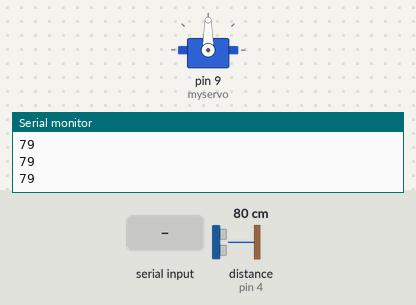
A sketch run on a simulated Arduino Nano, built with avr-gcc and run on an emulated ATmega328P. On the bench: servo, the last lines printed to the serial monitor. Wiring (inferred from the names in the program): ultrasonic range finder: trigger pin 3; echo pin 4. The test bench sets the inputs (shaded band); at power-on: distance to the obstacle (sensor on pin 4) 80 cm. The echo pulse lasts 58.3 µs per cm.

Above: at 1.2 s.
1.3 s: "90\n" received over Serial
At 2.5 s:
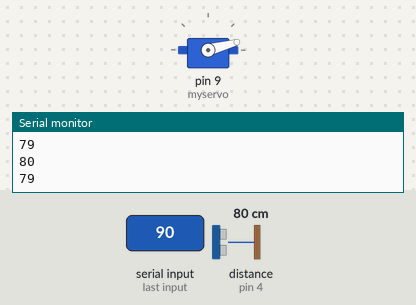
2.8 s: "200\n" received over Serial
At 3.8 s:
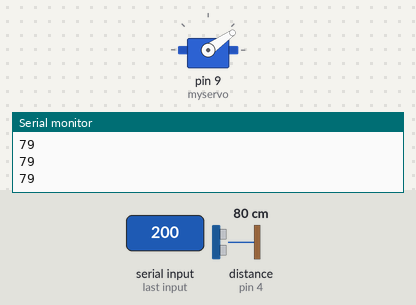
4.3 s: "90,45\n" received over Serial
At 5.1 s:
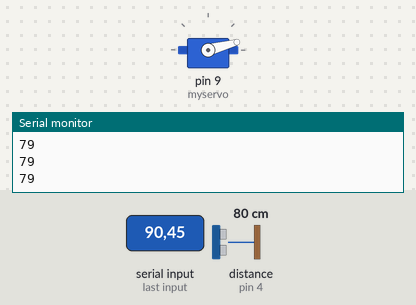
Timing chart, 0 to 7.3 s (numbered marks = the images above; inputs shaded):
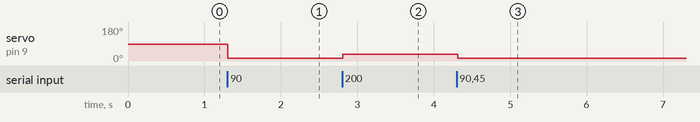

The sketch:

nano.ino
```cpp
#include <TaskScheduler.h>
#include <Servo.h>

#define PIN_TRIG 3
#define PIN_ECHO 4

Servo myservo;
long duration, cm;
unsigned long time;
String tempStr = "";
String strData = ""; // для данных с Serial
boolean recievedFlag = false; // флаг получения данных на Serial
float servoAngle = 0.0; // угол поворота

// Создаем объекты
Scheduler userScheduler;   // планировщик

void senddata();   //задаем прототип для отправки данных

Task taskSenddata(TASK_MILLISECOND * 500, TASK_FOREVER, &senddata);   //указываем задание

void setup() {
  Serial.begin(9600);
  pinMode(PIN_TRIG, OUTPUT);
  pinMode(PIN_ECHO, INPUT);
  myservo.attach(9, 1000, 2000);

 //добавляем задания в обработчик
  userScheduler.addTask(taskSenddata);
  taskSenddata.enable();
}

void loop() {
  //запуск планировщика заданий
  userScheduler.execute();
  tempStr = recieveData();
  if (tempStr != "") {
  servoAngle = tempStr.toInt();
  myservo.write(servoAngle * 90 / 511);
  }

}

void senddata(){
  // Сначала генерируем короткий импульс длительностью 2-5 микросекунд.
  digitalWrite(PIN_TRIG, LOW);
  delayMicroseconds(5);
  digitalWrite(PIN_TRIG, HIGH);
  // Выставив высокий уровень сигнала, ждем около 10 микросекунд. В этот момент датчик будет посылать сигналы с частотой 40 КГц.
  delayMicroseconds(10);
  digitalWrite(PIN_TRIG, LOW);
  //  Время задержки акустического сигнала на эхолокаторе.
  duration = pulseIn(PIN_ECHO, HIGH);
  // Теперь осталось преобразовать время в расстояние
  cm = (duration / 2) / 29.1;
 Serial.println(cm);
}

String recieveData(){
if (Serial.available() > 0) {  // если есть что-то на вход
    strData = "";                // очистить строку
    while (Serial.available() > 0) {
      // пока идут данные
      strData += (char)Serial.read();  // получаем данные
      delay(2);                        // обязательно задержка, иначе вылетим из цикла раньше времени
    }
    recievedFlag = true;  // поднять флаг что получили данные
  }

 if (recievedFlag) {
      recievedFlag = false;  // данные приняты
      return strData;
     }
  else
     return "";
}
```

Measured:
- after the input at 1.3 s, servo on pin 9 (myservo): 90° → 15° at once
- after the input at 2.8 s, servo on pin 9 (myservo): 15° → 35° at once
- after the input at 4.3 s, servo on pin 9 (myservo): 35° → 15° at once
